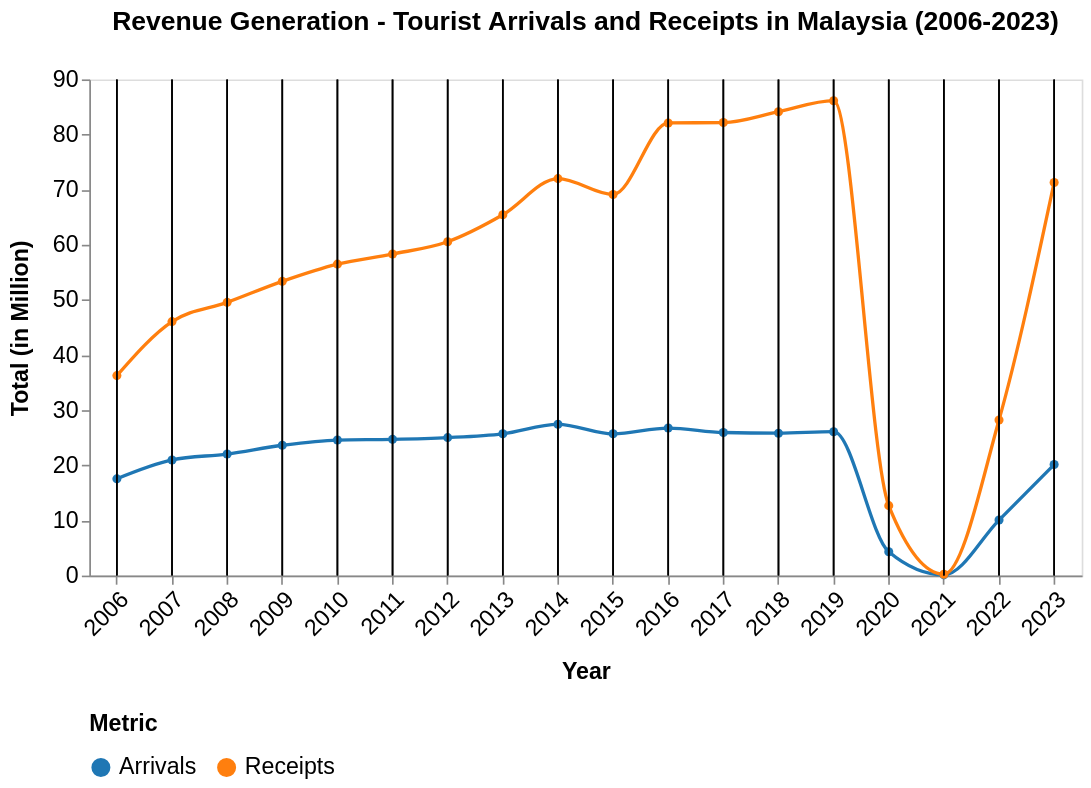

Specify this chart in Vega-Lite:
### Vega-Lite specification from a JSON file in a GitHub repository (floating-point values rounded to 4 significant figures)
{"$schema": "https://vega.github.io/schema/vega-lite/v5.json", "description": "Dual-axis line chart for Tourist Arrivals and Receipts in Malaysia (2006-2023) with point markers and a vertical hover rule.", "title": {"text": "Revenue Generation - Tourist Arrivals and Receipts in Malaysia (2006-2023)", "fontSize": 16, "dy": -16}, "width": 600, "height": 300, "data": {"values": [{"year": "2006", "Arrivals": 17.55, "Receipts": 36.27}, {"year": "2007", "Arrivals": 20.97, "Receipts": 46.07}, {"year": "2008", "Arrivals": 22.05, "Receipts": 49.56}, {"year": "2009", "Arrivals": 23.64, "Receipts": 53.37}, {"year": "2010", "Arrivals": 24.58, "Receipts": 56.49}, {"year": "2011", "Arrivals": 24.71, "Receipts": 58.32}, {"year": "2012", "Arrivals": 25.03, "Receipts": 60.56}, {"year": "2013", "Arrivals": 25.72, "Receipts": 65.44}, {"year": "2014", "Arrivals": 27.44, "Receipts": 72.0}, {"year": "2015", "Arrivals": 25.72, "Receipts": 69.12}, {"year": "2016", "Arrivals": 26.76, "Receipts": 82.1}, {"year": "2017", "Arrivals": 25.95, "Receipts": 82.17}, {"year": "2018", "Arrivals": 25.83, "Receipts": 84.14}, {"year": "2019", "Arrivals": 26.1, "Receipts": 86.14}, {"year": "2020", "Arrivals": 4.33, "Receipts": 12.69}, {"year": "2021", "Arrivals": 0.13, "Receipts": 0.24}, {"year": "2022", "Arrivals": 10.07, "Receipts": 28.23}, {"year": "2023", "Arrivals": 20.14, "Receipts": 71.31}]}, "transform": [{"fold": ["Arrivals", "Receipts"], "as": ["Metric", "Value"]}], "layer": [{"mark": {"type": "line", "point": true, "interpolate": "monotone"}, "encoding": {"x": {"field": "year", "type": "ordinal", "title": "Year", "axis": {"labelAngle": -45, "titlePadding": 12, "labelFontSize": 14, "titleFontSize": 14, "grid": false}, "scale": {"domain": ["2006", "2007", "2008", "2009", "2010", "2011", "2012", "2013", "2014", "2015", "2016", "2017", "2018", "2019", "2020", "2021", "2022", "2023"]}}, "y": {"field": "Value", "type": "quantitative", "title": "Total (in Million)", "axis": {"titlePadding": 12, "labelFontSize": 14, "titleFontSize": 14, "grid": false}}, "color": {"field": "Metric", "type": "nominal", "scale": {"domain": ["Arrivals", "Receipts"], "range": ["#1f77b4", "#ff7f0e"]}, "legend": {"title": "Metric", "labelFontSize": 14, "titleFontSize": 14, "titlePadding": 12, "orient": "bottom"}}, "tooltip": [{"field": "year", "title": "Year"}, {"field": "Metric", "title": "Value Type", "format": "N", "type": "nominal", "aggregate": "distinct"}, {"field": "Value", "title": "Value", "format": ".2f", "type": "quantitative"}]}}, {"params": [{"name": "hover", "select": {"type": "point", "encodings": ["x"], "on": "mouseover", "nearest": true}}], "mark": "rule", "encoding": {"x": {"field": "year", "type": "ordinal"}, "color": {"value": "black"}, "opacity": {"condition": {"param": "hover", "value": 1}, "value": 0}}}]}
